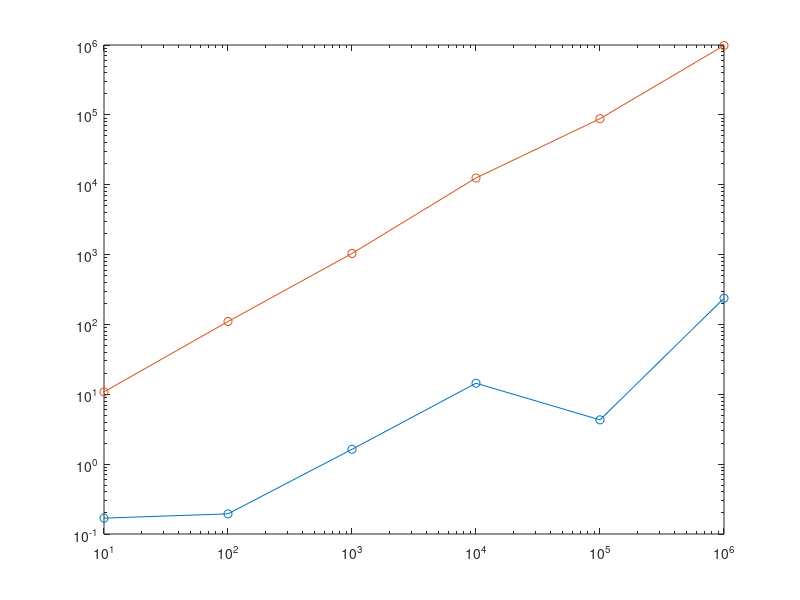

The MATLAB source for this figure:
% 1D normal
clear

walkNums = [1e1, 1e2, 1e3, 1e4, 1e5, 1e6];
trials = 100;

deltaX = zeros([length(trials), 1]);
deltaX2 = zeros([length(trials), 1]);

for i = 1:length(walkNums)
    numWalks = walkNums(i);
    currAvgX = 0;
    currAvgX2 = 0;
    for trial = 1 : trials
        
        % make array of random nums uniformly distributed between 0 or 1 of length numWalks
        walks = randn([numWalks, 1]);

        currAvgX = currAvgX + sum(walks);
        currAvgX2 = currAvgX2 + sum(walks)^2;
    end
    
    deltaX(i) = currAvgX / trials;
    deltaX2(i) = currAvgX2 / trials;
end

% deltaX
loglog(walkNums, abs(deltaX), '-o', walkNums, deltaX2, '-o');